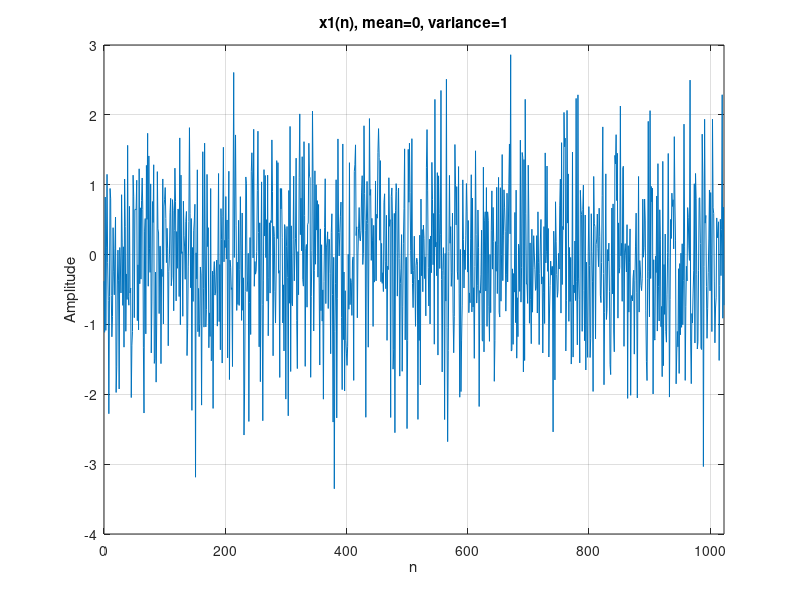

Here is the MATLAB script that generated this plot:
N = 1024;
x1 = randn(1, 1024);
n = 0: 1023;
A2 = sqrt(2);
x2 = x1 + A2*sin(pi/16*n);
A3 = sqrt(2*10^0.9);
x3 = x1 + A3*sin(pi/16*n);
x4 = [randn(1, 512) sqrt(4)*randn(1, 512)];

figure; 
plot(n,x1); grid;
title('x1(n), mean=0, variance=1');
xlabel('n'); 
ylabel('Amplitude');
xlim([0 1023]);